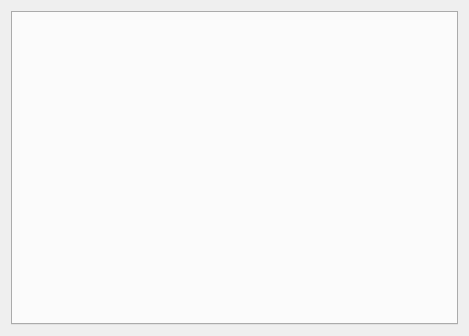
<?xml version="1.0" encoding="UTF-8"?>
<ui version="4.0">
 <class>MapEditorData</class>
 <widget class="QWidget" name="MapEditorData">
  <property name="geometry">
   <rect>
    <x>0</x>
    <y>0</y>
    <width>469</width>
    <height>336</height>
   </rect>
  </property>
  <property name="windowTitle">
   <string>map objects</string>
  </property>
  <layout class="QGridLayout" name="gridLayout">
   <item row="0" column="0">
    <widget class="QTabWidget" name="tabWidget"/>
   </item>
  </layout>
 </widget>
 <layoutdefault spacing="6" margin="11"/>
 <resources/>
 <connections/>
</ui>
